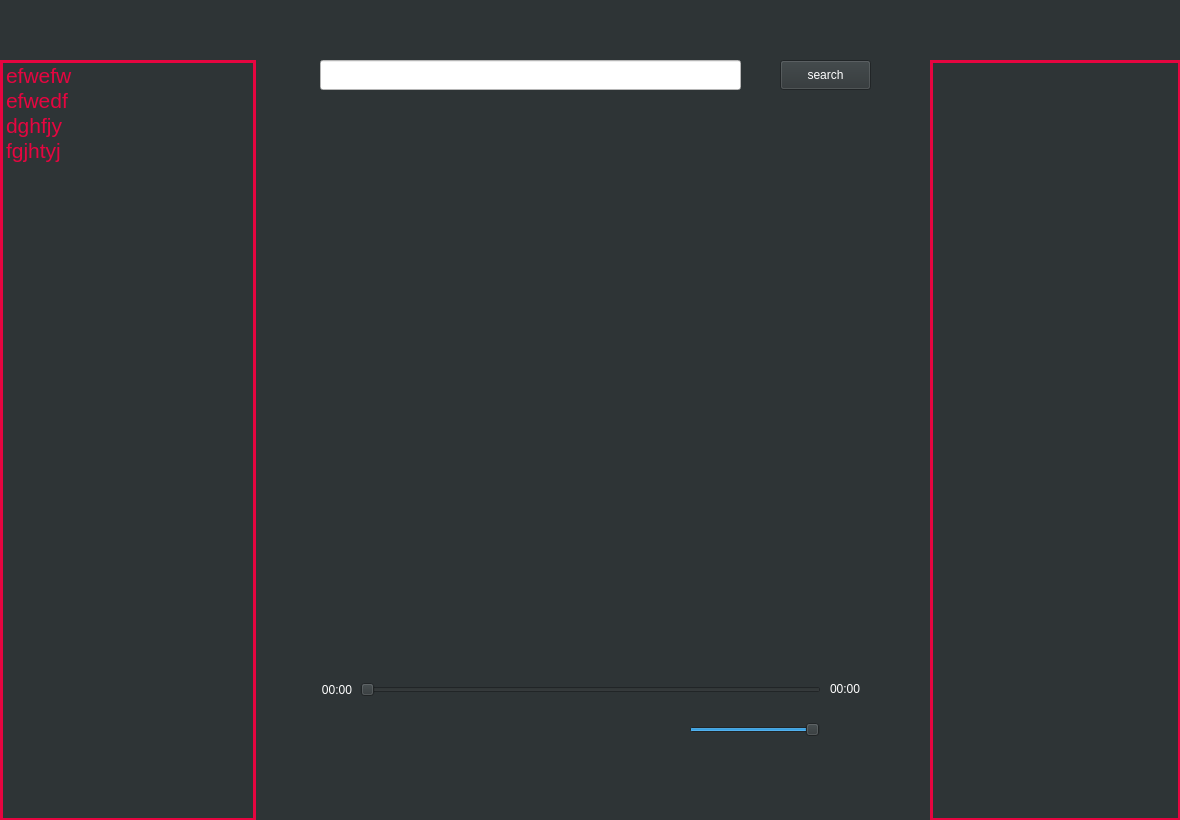
<?xml version="1.0" encoding="UTF-8"?>
<ui version="4.0">
 <class>MainWindow</class>
 <widget class="QMainWindow" name="MainWindow">
  <property name="enabled">
   <bool>true</bool>
  </property>
  <property name="geometry">
   <rect>
    <x>0</x>
    <y>0</y>
    <width>1180</width>
    <height>820</height>
   </rect>
  </property>
  <property name="styleSheet">
   <string notr="true">background-color : rgb(46, 52, 54);
</string>
  </property>
  <widget class="QWidget" name="centralwidget">
   <widget class="QListWidget" name="listWidget">
    <property name="geometry">
     <rect>
      <x>0</x>
      <y>60</y>
      <width>256</width>
      <height>761</height>
     </rect>
    </property>
    <property name="font">
     <font>
      <pointsize>16</pointsize>
     </font>
    </property>
    <property name="styleSheet">
     <string notr="true">color:rgb(230,5, 64);
border: 3px solid rgb(230,5, 64);</string>
    </property>
    <property name="verticalScrollBarPolicy">
     <enum>Qt::ScrollBarAlwaysOff</enum>
    </property>
    <property name="verticalScrollMode">
     <enum>QAbstractItemView::ScrollPerPixel</enum>
    </property>
    <property name="spacing">
     <number>8</number>
    </property>
    <property name="viewMode">
     <enum>QListView::ListMode</enum>
    </property>
    <item>
     <property name="text">
      <string>efwefw</string>
     </property>
    </item>
    <item>
     <property name="text">
      <string>efwedf</string>
     </property>
    </item>
    <item>
     <property name="text">
      <string>dghfjy</string>
     </property>
    </item>
    <item>
     <property name="text">
      <string>fgjhtyj</string>
     </property>
    </item>
   </widget>
   <widget class="QLineEdit" name="lineEdit">
    <property name="geometry">
     <rect>
      <x>320</x>
      <y>60</y>
      <width>421</width>
      <height>30</height>
     </rect>
    </property>
    <property name="styleSheet">
     <string notr="true">background-color:rgb(255, 255, 255);</string>
    </property>
    <property name="text">
     <string/>
    </property>
   </widget>
   <widget class="QPushButton" name="pushButton">
    <property name="geometry">
     <rect>
      <x>780</x>
      <y>60</y>
      <width>91</width>
      <height>30</height>
     </rect>
    </property>
    <property name="styleSheet">
     <string notr="true">color:rgb(255, 255, 255)</string>
    </property>
    <property name="text">
     <string>search</string>
    </property>
    <property name="icon">
     <iconset>
      <normaloff>icons/search.svg</normaloff>icons/search.svg</iconset>
    </property>
    <property name="iconSize">
     <size>
      <width>25</width>
      <height>25</height>
     </size>
    </property>
    <property name="flat">
     <bool>false</bool>
    </property>
   </widget>
   <widget class="QSlider" name="horizontalSlider">
    <property name="geometry">
     <rect>
      <x>360</x>
      <y>680</y>
      <width>461</width>
      <height>20</height>
     </rect>
    </property>
    <property name="maximum">
     <number>1000</number>
    </property>
    <property name="tracking">
     <bool>false</bool>
    </property>
    <property name="orientation">
     <enum>Qt::Horizontal</enum>
    </property>
    <property name="invertedAppearance">
     <bool>false</bool>
    </property>
    <property name="tickInterval">
     <number>1</number>
    </property>
   </widget>
   <widget class="QLabel" name="label">
    <property name="geometry">
     <rect>
      <x>311</x>
      <y>680</y>
      <width>41</width>
      <height>20</height>
     </rect>
    </property>
    <property name="styleSheet">
     <string notr="true">color : rgb(255, 255, 255);
</string>
    </property>
    <property name="text">
     <string>00:00</string>
    </property>
    <property name="alignment">
     <set>Qt::AlignRight|Qt::AlignTrailing|Qt::AlignVCenter</set>
    </property>
   </widget>
   <widget class="QLabel" name="label_2">
    <property name="geometry">
     <rect>
      <x>830</x>
      <y>680</y>
      <width>41</width>
      <height>17</height>
     </rect>
    </property>
    <property name="styleSheet">
     <string notr="true">color : rgb(255, 255, 255);
</string>
    </property>
    <property name="text">
     <string>00:00</string>
    </property>
   </widget>
   <widget class="QPushButton" name="pushButton_2">
    <property name="geometry">
     <rect>
      <x>560</x>
      <y>710</y>
      <width>40</width>
      <height>40</height>
     </rect>
    </property>
    <property name="text">
     <string/>
    </property>
    <property name="icon">
     <iconset>
      <normaloff>icons/play.svg</normaloff>icons/play.svg</iconset>
    </property>
    <property name="iconSize">
     <size>
      <width>40</width>
      <height>40</height>
     </size>
    </property>
    <property name="flat">
     <bool>true</bool>
    </property>
   </widget>
   <widget class="QPushButton" name="pushButton_3">
    <property name="geometry">
     <rect>
      <x>510</x>
      <y>710</y>
      <width>40</width>
      <height>40</height>
     </rect>
    </property>
    <property name="text">
     <string/>
    </property>
    <property name="icon">
     <iconset>
      <normaloff>icons/chevron-left.svg</normaloff>icons/chevron-left.svg</iconset>
    </property>
    <property name="iconSize">
     <size>
      <width>40</width>
      <height>40</height>
     </size>
    </property>
    <property name="flat">
     <bool>true</bool>
    </property>
   </widget>
   <widget class="QPushButton" name="pushButton_4">
    <property name="geometry">
     <rect>
      <x>610</x>
      <y>710</y>
      <width>40</width>
      <height>40</height>
     </rect>
    </property>
    <property name="text">
     <string/>
    </property>
    <property name="icon">
     <iconset>
      <normaloff>icons/chevron-right.svg</normaloff>icons/chevron-right.svg</iconset>
    </property>
    <property name="iconSize">
     <size>
      <width>40</width>
      <height>40</height>
     </size>
    </property>
    <property name="flat">
     <bool>true</bool>
    </property>
   </widget>
   <widget class="QPushButton" name="pushButton_5">
    <property name="geometry">
     <rect>
      <x>310</x>
      <y>710</y>
      <width>40</width>
      <height>40</height>
     </rect>
    </property>
    <property name="text">
     <string/>
    </property>
    <property name="icon">
     <iconset>
      <normaloff>icons/repeat.svg</normaloff>icons/repeat.svg</iconset>
    </property>
    <property name="iconSize">
     <size>
      <width>30</width>
      <height>30</height>
     </size>
    </property>
    <property name="flat">
     <bool>true</bool>
    </property>
   </widget>
   <widget class="QPushButton" name="pushButton_6">
    <property name="geometry">
     <rect>
      <x>370</x>
      <y>710</y>
      <width>40</width>
      <height>40</height>
     </rect>
    </property>
    <property name="text">
     <string/>
    </property>
    <property name="icon">
     <iconset>
      <normaloff>icons/shuffle.svg</normaloff>icons/shuffle.svg</iconset>
    </property>
    <property name="iconSize">
     <size>
      <width>30</width>
      <height>30</height>
     </size>
    </property>
    <property name="flat">
     <bool>true</bool>
    </property>
   </widget>
   <widget class="QPushButton" name="pushButton_7">
    <property name="geometry">
     <rect>
      <x>430</x>
      <y>710</y>
      <width>40</width>
      <height>40</height>
     </rect>
    </property>
    <property name="text">
     <string/>
    </property>
    <property name="icon">
     <iconset>
      <normaloff>icons/plus.svg</normaloff>icons/plus.svg</iconset>
    </property>
    <property name="iconSize">
     <size>
      <width>40</width>
      <height>40</height>
     </size>
    </property>
    <property name="flat">
     <bool>true</bool>
    </property>
   </widget>
   <widget class="QListWidget" name="listWidget_2">
    <property name="geometry">
     <rect>
      <x>930</x>
      <y>60</y>
      <width>251</width>
      <height>761</height>
     </rect>
    </property>
    <property name="font">
     <font>
      <pointsize>16</pointsize>
     </font>
    </property>
    <property name="styleSheet">
     <string notr="true">color:rgb(230,5, 64);
border: 3px solid rgb(230,5, 64);</string>
    </property>
    <property name="verticalScrollBarPolicy">
     <enum>Qt::ScrollBarAlwaysOff</enum>
    </property>
    <property name="verticalScrollMode">
     <enum>QAbstractItemView::ScrollPerPixel</enum>
    </property>
    <property name="spacing">
     <number>8</number>
    </property>
   </widget>
   <widget class="QSlider" name="horizontalSlider_2">
    <property name="geometry">
     <rect>
      <x>689</x>
      <y>720</y>
      <width>131</width>
      <height>20</height>
     </rect>
    </property>
    <property name="minimum">
     <number>0</number>
    </property>
    <property name="maximum">
     <number>100</number>
    </property>
    <property name="value">
     <number>100</number>
    </property>
    <property name="orientation">
     <enum>Qt::Horizontal</enum>
    </property>
   </widget>
   <widget class="QLabel" name="label_3">
    <property name="geometry">
     <rect>
      <x>20</x>
      <y>10</y>
      <width>40</width>
      <height>40</height>
     </rect>
    </property>
    <property name="text">
     <string/>
    </property>
    <property name="pixmap">
     <pixmap>icons/user.svg</pixmap>
    </property>
    <property name="scaledContents">
     <bool>true</bool>
    </property>
   </widget>
   <widget class="QLabel" name="label_4">
    <property name="geometry">
     <rect>
      <x>310</x>
      <y>110</y>
      <width>561</width>
      <height>411</height>
     </rect>
    </property>
    <property name="text">
     <string/>
    </property>
    <property name="pixmap">
     <pixmap>icons/photo_2021-07-06_04-45-30.jpg</pixmap>
    </property>
    <property name="scaledContents">
     <bool>true</bool>
    </property>
   </widget>
   <widget class="QLabel" name="label_5">
    <property name="geometry">
     <rect>
      <x>830</x>
      <y>710</y>
      <width>40</width>
      <height>40</height>
     </rect>
    </property>
    <property name="text">
     <string/>
    </property>
    <property name="pixmap">
     <pixmap>icons/volume-2.svg</pixmap>
    </property>
    <property name="scaledContents">
     <bool>true</bool>
    </property>
   </widget>
   <widget class="QLabel" name="label_6">
    <property name="geometry">
     <rect>
      <x>310</x>
      <y>550</y>
      <width>561</width>
      <height>51</height>
     </rect>
    </property>
    <property name="font">
     <font>
      <pointsize>15</pointsize>
     </font>
    </property>
    <property name="styleSheet">
     <string notr="true">color:rgb(255, 255, 255)</string>
    </property>
    <property name="text">
     <string/>
    </property>
    <property name="scaledContents">
     <bool>false</bool>
    </property>
    <property name="wordWrap">
     <bool>true</bool>
    </property>
   </widget>
  </widget>
 </widget>
 <resources>
  <include location="icons/icons.qrc"/>
 </resources>
 <connections>
  <connection>
   <sender>pushButton</sender>
   <signal>clicked()</signal>
   <receiver>MainWindow</receiver>
   <slot>close()</slot>
   <hints>
    <hint type="sourcelabel">
     <x>825</x>
     <y>74</y>
    </hint>
    <hint type="destinationlabel">
     <x>589</x>
     <y>409</y>
    </hint>
   </hints>
  </connection>
  <connection>
   <sender>listWidget_2</sender>
   <signal>itemDoubleClicked(QListWidgetItem*)</signal>
   <receiver>MainWindow</receiver>
   <slot>close()</slot>
   <hints>
    <hint type="sourcelabel">
     <x>1055</x>
     <y>440</y>
    </hint>
    <hint type="destinationlabel">
     <x>589</x>
     <y>409</y>
    </hint>
   </hints>
  </connection>
  <connection>
   <sender>listWidget</sender>
   <signal>itemDoubleClicked(QListWidgetItem*)</signal>
   <receiver>MainWindow</receiver>
   <slot>close()</slot>
   <hints>
    <hint type="sourcelabel">
     <x>127</x>
     <y>440</y>
    </hint>
    <hint type="destinationlabel">
     <x>589</x>
     <y>409</y>
    </hint>
   </hints>
  </connection>
  <connection>
   <sender>horizontalSlider_2</sender>
   <signal>sliderMoved(int)</signal>
   <receiver>MainWindow</receiver>
   <slot>close()</slot>
   <hints>
    <hint type="sourcelabel">
     <x>754</x>
     <y>729</y>
    </hint>
    <hint type="destinationlabel">
     <x>589</x>
     <y>409</y>
    </hint>
   </hints>
  </connection>
  <connection>
   <sender>pushButton_7</sender>
   <signal>clicked()</signal>
   <receiver>MainWindow</receiver>
   <slot>close()</slot>
   <hints>
    <hint type="sourcelabel">
     <x>449</x>
     <y>729</y>
    </hint>
    <hint type="destinationlabel">
     <x>589</x>
     <y>409</y>
    </hint>
   </hints>
  </connection>
  <connection>
   <sender>pushButton_6</sender>
   <signal>clicked()</signal>
   <receiver>MainWindow</receiver>
   <slot>close()</slot>
   <hints>
    <hint type="sourcelabel">
     <x>389</x>
     <y>729</y>
    </hint>
    <hint type="destinationlabel">
     <x>589</x>
     <y>409</y>
    </hint>
   </hints>
  </connection>
  <connection>
   <sender>pushButton_5</sender>
   <signal>clicked()</signal>
   <receiver>MainWindow</receiver>
   <slot>close()</slot>
   <hints>
    <hint type="sourcelabel">
     <x>329</x>
     <y>729</y>
    </hint>
    <hint type="destinationlabel">
     <x>589</x>
     <y>409</y>
    </hint>
   </hints>
  </connection>
  <connection>
   <sender>pushButton_4</sender>
   <signal>clicked()</signal>
   <receiver>MainWindow</receiver>
   <slot>close()</slot>
   <hints>
    <hint type="sourcelabel">
     <x>629</x>
     <y>729</y>
    </hint>
    <hint type="destinationlabel">
     <x>589</x>
     <y>409</y>
    </hint>
   </hints>
  </connection>
  <connection>
   <sender>pushButton_3</sender>
   <signal>clicked()</signal>
   <receiver>MainWindow</receiver>
   <slot>close()</slot>
   <hints>
    <hint type="sourcelabel">
     <x>529</x>
     <y>729</y>
    </hint>
    <hint type="destinationlabel">
     <x>589</x>
     <y>409</y>
    </hint>
   </hints>
  </connection>
  <connection>
   <sender>pushButton_2</sender>
   <signal>clicked()</signal>
   <receiver>MainWindow</receiver>
   <slot>close()</slot>
   <hints>
    <hint type="sourcelabel">
     <x>579</x>
     <y>729</y>
    </hint>
    <hint type="destinationlabel">
     <x>589</x>
     <y>409</y>
    </hint>
   </hints>
  </connection>
  <connection>
   <sender>horizontalSlider</sender>
   <signal>sliderMoved(int)</signal>
   <receiver>MainWindow</receiver>
   <slot>close()</slot>
   <hints>
    <hint type="sourcelabel">
     <x>590</x>
     <y>689</y>
    </hint>
    <hint type="destinationlabel">
     <x>589</x>
     <y>409</y>
    </hint>
   </hints>
  </connection>
 </connections>
</ui>
